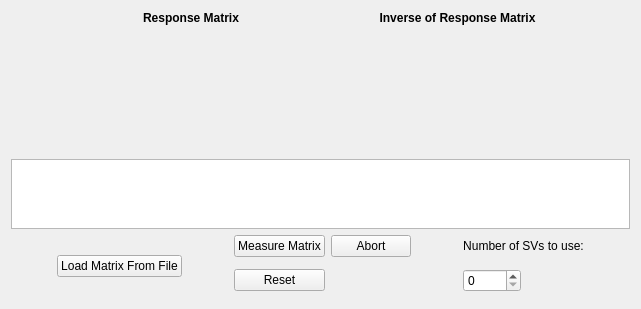
      <widget class="QWidget" name="ResponseMatrix">
       <attribute name="title">
        <string>Response Matrix</string>
       </attribute>
       <layout class="QGridLayout" name="gridLayout_6">
        <item row="3" column="2" rowspan="3">
         <spacer name="horizontalSpacer_2">
          <property name="orientation">
           <enum>Qt::Horizontal</enum>
          </property>
          <property name="sizeHint" stdset="0">
           <size>
            <width>40</width>
            <height>20</height>
           </size>
          </property>
         </spacer>
        </item>
        <item row="0" column="1" colspan="3">
         <widget class="QLabel" name="label">
          <property name="styleSheet">
           <string notr="true">font: 16pt &quot;Sans Serif&quot;;
font-weight: bold;</string>
          </property>
          <property name="text">
           <string>Response Matrix</string>
          </property>
          <property name="alignment">
           <set>Qt::AlignCenter</set>
          </property>
         </widget>
        </item>
        <item row="3" column="1" rowspan="4">
         <widget class="QPushButton" name="PB_LoadRespMatrix">
          <property name="text">
           <string>Load Matrix From File</string>
          </property>
         </widget>
        </item>
        <item row="3" column="3">
         <widget class="PyDMPushButton" name="PyDMPB_MeasMat">
          <property name="enabled">
           <bool>true</bool>
          </property>
          <property name="toolTip">
           <string/>
          </property>
          <property name="whatsThis">
           <string>
    Basic PushButton to send a fixed value.

    The PyDMPushButton is meant to hold a specific value, and send that value
    to a channel when it is clicked, much like the MessageButton does in EDM.
    The PyDMPushButton works in two different modes of operation, first, a
    fixed value can be given to the :attr:`.pressValue` attribute, whenever the
    button is clicked a signal containing this value will be sent to the
    connected channel. This is the default behavior of the button. However, if
    the :attr:`.relativeChange` is set to True, the fixed value will be added
    to the current value of the channel. This means that the button will
    increment a channel by a fixed amount with every click, a consistent
    relative move

    Parameters
    ----------
    pressValue : int, float, str
        Value to be sent when the button is clicked

    channel : str
        ID of channel to manipulate

    parent : QObject, optional
        Parent of PyDMPushButton

    label : str, optional
        String to place on button

    icon : QIcon, optional
        An Icon to display on the PyDMPushButton


    relative : bool, optional
        Choice to have the button peform a relative put, instead of always
        setting to an absolute value
    </string>
          </property>
          <property name="text">
           <string>Measure Matrix</string>
          </property>
          <property name="channel" stdset="0">
           <string>${PREFIX}StartMeasRSPMtx-Cmd</string>
          </property>
          <property name="pressValue" stdset="0">
           <string>1</string>
          </property>
         </widget>
        </item>
        <item row="3" column="4">
         <widget class="PyDMPushButton" name="PyDMPB_AbortMeas">
          <property name="enabled">
           <bool>true</bool>
          </property>
          <property name="toolTip">
           <string/>
          </property>
          <property name="whatsThis">
           <string>
    Basic PushButton to send a fixed value.

    The PyDMPushButton is meant to hold a specific value, and send that value
    to a channel when it is clicked, much like the MessageButton does in EDM.
    The PyDMPushButton works in two different modes of operation, first, a
    fixed value can be given to the :attr:`.pressValue` attribute, whenever the
    button is clicked a signal containing this value will be sent to the
    connected channel. This is the default behavior of the button. However, if
    the :attr:`.relativeChange` is set to True, the fixed value will be added
    to the current value of the channel. This means that the button will
    increment a channel by a fixed amount with every click, a consistent
    relative move

    Parameters
    ----------
    pressValue : int, float, str
        Value to be sent when the button is clicked

    channel : str
        ID of channel to manipulate

    parent : QObject, optional
        Parent of PyDMPushButton

    label : str, optional
        String to place on button

    icon : QIcon, optional
        An Icon to display on the PyDMPushButton


    relative : bool, optional
        Choice to have the button peform a relative put, instead of always
        setting to an absolute value
    </string>
          </property>
          <property name="text">
           <string>Abort</string>
          </property>
          <property name="channel" stdset="0">
           <string>${PREFIX}AbortMeasRSPMtx-Cmd</string>
          </property>
          <property name="pressValue" stdset="0">
           <string>1</string>
          </property>
         </widget>
        </item>
        <item row="5" column="3">
         <widget class="PyDMPushButton" name="PyDMPB_ResetStatus">
          <property name="enabled">
           <bool>true</bool>
          </property>
          <property name="toolTip">
           <string/>
          </property>
          <property name="whatsThis">
           <string>
    Basic PushButton to send a fixed value.

    The PyDMPushButton is meant to hold a specific value, and send that value
    to a channel when it is clicked, much like the MessageButton does in EDM.
    The PyDMPushButton works in two different modes of operation, first, a
    fixed value can be given to the :attr:`.pressValue` attribute, whenever the
    button is clicked a signal containing this value will be sent to the
    connected channel. This is the default behavior of the button. However, if
    the :attr:`.relativeChange` is set to True, the fixed value will be added
    to the current value of the channel. This means that the button will
    increment a channel by a fixed amount with every click, a consistent
    relative move

    Parameters
    ----------
    pressValue : int, float, str
        Value to be sent when the button is clicked

    channel : str
        ID of channel to manipulate

    parent : QObject, optional
        Parent of PyDMPushButton

    label : str, optional
        String to place on button

    icon : QIcon, optional
        An Icon to display on the PyDMPushButton


    relative : bool, optional
        Choice to have the button peform a relative put, instead of always
        setting to an absolute value
    </string>
          </property>
          <property name="text">
           <string>Reset</string>
          </property>
          <property name="channel" stdset="0">
           <string>${PREFIX}ResetMeasRSPMtx-Cmd</string>
          </property>
          <property name="pressValue" stdset="0">
           <string>1</string>
          </property>
         </widget>
        </item>
        <item row="5" column="7">
         <widget class="PyDMLabel" name="PyDMLB_NrSingVals">
          <property name="sizePolicy">
           <sizepolicy hsizetype="Preferred" vsizetype="Preferred">
            <horstretch>0</horstretch>
            <verstretch>0</verstretch>
           </sizepolicy>
          </property>
          <property name="maximumSize">
           <size>
            <width>16777215</width>
            <height>16777215</height>
           </size>
          </property>
          <property name="toolTip">
           <string/>
          </property>
          <property name="whatsThis">
           <string/>
          </property>
          <property name="channel">
           <string>${PREFIX}NumSingValues-RB</string>
          </property>
         </widget>
        </item>
        <item row="5" column="6">
         <widget class="PyDMSpinBox" name="PyDMSB_NrSingVals">
          <property name="toolTip">
           <string/>
          </property>
          <property name="whatsThis">
           <string/>
          </property>
          <property name="decimals">
           <number>0</number>
          </property>
          <property name="channel" stdset="0">
           <string>${PREFIX}NumSingValues-SP</string>
          </property>
          <property name="limitsFromPV" stdset="0">
           <bool>true</bool>
          </property>
         </widget>
        </item>
        <item row="3" column="5" rowspan="3">
         <spacer name="horizontalSpacer">
          <property name="orientation">
           <enum>Qt::Horizontal</enum>
          </property>
          <property name="sizeHint" stdset="0">
           <size>
            <width>40</width>
            <height>20</height>
           </size>
          </property>
         </spacer>
        </item>
        <item row="0" column="4" colspan="4">
         <widget class="QLabel" name="label_2">
          <property name="styleSheet">
           <string notr="true">font: 16pt &quot;Sans Serif&quot;;
font-weight: bold;</string>
          </property>
          <property name="text">
           <string>Inverse of Response Matrix</string>
          </property>
          <property name="alignment">
           <set>Qt::AlignCenter</set>
          </property>
         </widget>
        </item>
        <item row="5" column="4">
         <widget class="PyDMLabel" name="PyDMLB_MeasStatus">
          <property name="toolTip">
           <string/>
          </property>
          <property name="whatsThis">
           <string/>
          </property>
          <property name="channel">
           <string>${PREFIX}MeasRSPMtxState-Sts</string>
          </property>
         </widget>
        </item>
        <item row="3" column="6" colspan="2">
         <widget class="QLabel" name="LB_NrSIngVals">
          <property name="text">
           <string>Number of SVs to use:</string>
          </property>
          <property name="alignment">
           <set>Qt::AlignCenter</set>
          </property>
         </widget>
        </item>
        <item row="2" column="0" colspan="9">
         <widget class="PyDMMultiWaveformPlot" name="PyDMMWP_SingVals">
          <property name="sizePolicy">
           <sizepolicy hsizetype="Preferred" vsizetype="Preferred">
            <horstretch>0</horstretch>
            <verstretch>1</verstretch>
           </sizepolicy>
          </property>
          <property name="maximumSize">
           <size>
            <width>16777215</width>
            <height>16777215</height>
           </size>
          </property>
          <property name="toolTip">
           <string/>
          </property>
          <property name="whatsThis">
           <string/>
          </property>
          <property name="showXGrid">
           <bool>true</bool>
          </property>
          <property name="showYGrid">
           <bool>true</bool>
          </property>
          <property name="backgroundColor">
           <color>
            <red>255</red>
            <green>255</green>
            <blue>255</blue>
           </color>
          </property>
          <property name="showLegend">
           <bool>false</bool>
          </property>
          <property name="XAxis1Label">
           <string>Number</string>
          </property>
          <property name="XAxis1ShowLabel">
           <bool>true</bool>
          </property>
          <property name="YAxis1Label">
           <string>Singular Values</string>
          </property>
          <property name="YAxis1ShowLabel">
           <bool>true</bool>
          </property>
          <property name="trace0Color" stdset="0">
           <color>
            <red>0</red>
            <green>0</green>
            <blue>0</blue>
           </color>
          </property>
          <property name="trace0LineWidth" stdset="0">
           <number>3</number>
          </property>
          <property name="trace0Symbol" stdset="0">
           <enum>BaseMultiPlot::Circle</enum>
          </property>
          <property name="trace0Title" stdset="0">
           <string/>
          </property>
          <property name="trace0Channel" stdset="0">
           <string>${PREFIX}SingValues-Mon</string>
          </property>
         </widget>
        </item>
        <item row="3" column="8" rowspan="3">
         <spacer name="horizontalSpacer_4">
          <property name="orientation">
           <enum>Qt::Horizontal</enum>
          </property>
          <property name="sizeHint" stdset="0">
           <size>
            <width>40</width>
            <height>20</height>
           </size>
          </property>
         </spacer>
        </item>
        <item row="3" column="0" rowspan="3">
         <spacer name="horizontalSpacer_3">
          <property name="orientation">
           <enum>Qt::Horizontal</enum>
          </property>
          <property name="sizeHint" stdset="0">
           <size>
            <width>40</width>
            <height>20</height>
           </size>
          </property>
         </spacer>
        </item>
        <item row="1" column="4" colspan="5">
         <widget class="PyDMImageView" name="PyDMIV_InvMatrix">
          <property name="sizePolicy">
           <sizepolicy hsizetype="Preferred" vsizetype="Expanding">
            <horstretch>0</horstretch>
            <verstretch>2</verstretch>
           </sizepolicy>
          </property>
          <property name="toolTip">
           <string/>
          </property>
          <property name="whatsThis">
           <string/>
          </property>
          <property name="imageWidth" stdset="0">
           <number>281</number>
          </property>
          <property name="normalizeData" stdset="0">
           <bool>true</bool>
          </property>
          <property name="readingOrder" stdset="0">
           <enum>PyDMImageView::Clike</enum>
          </property>
          <property name="imageChannel" stdset="0">
           <string>${PREFIX}InvRSPMatrix-Mon</string>
          </property>
         </widget>
        </item>
        <item row="1" column="0" colspan="4">
         <widget class="PyDMImageView" name="PyDMIV_RespMatrix">
          <property name="sizePolicy">
           <sizepolicy hsizetype="Preferred" vsizetype="Expanding">
            <horstretch>0</horstretch>
            <verstretch>2</verstretch>
           </sizepolicy>
          </property>
          <property name="toolTip">
           <string/>
          </property>
          <property name="whatsThis">
           <string/>
          </property>
          <property name="imageWidth" stdset="0">
           <number>320</number>
          </property>
          <property name="normalizeData" stdset="0">
           <bool>true</bool>
          </property>
          <property name="readingOrder" stdset="0">
           <enum>PyDMImageView::Clike</enum>
          </property>
          <property name="imageChannel" stdset="0">
           <string>${PREFIX}RSPMatrix-RB</string>
          </property>
         </widget>
        </item>
       </layout>
      </widget>
